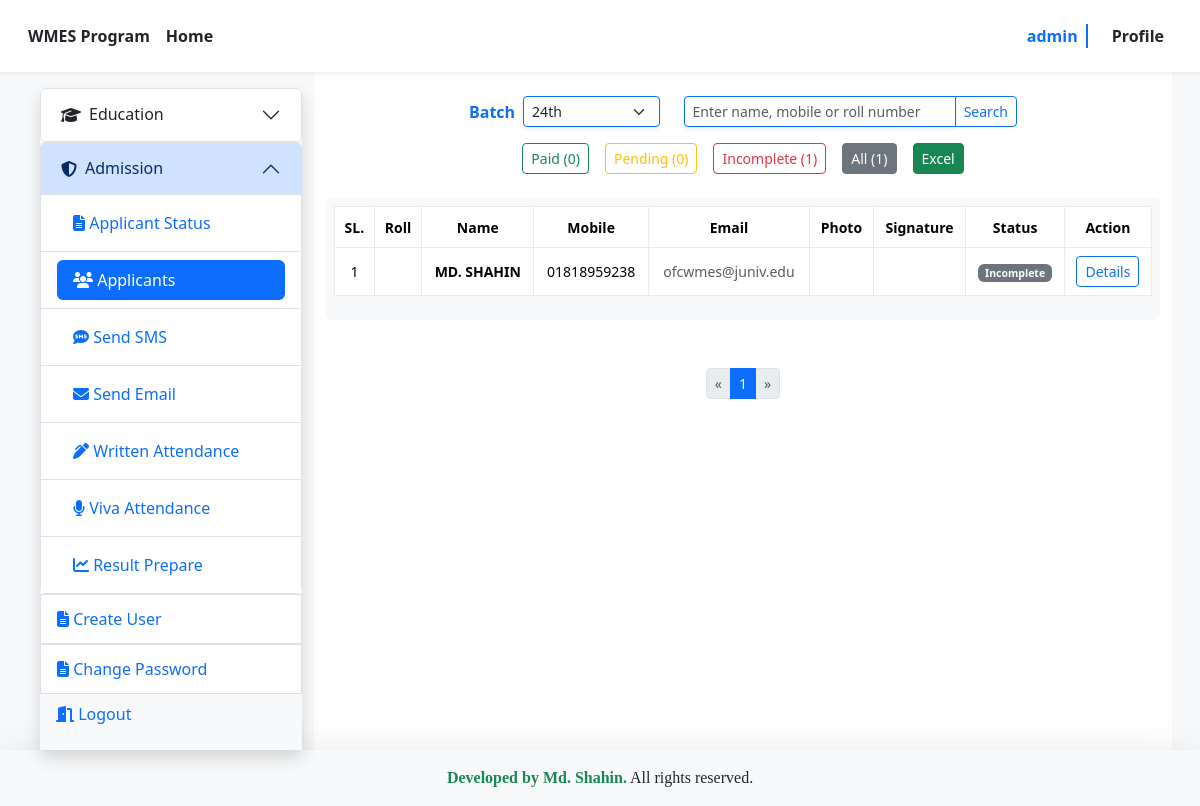
Before: /applicant_list (signed in) with the older database file.
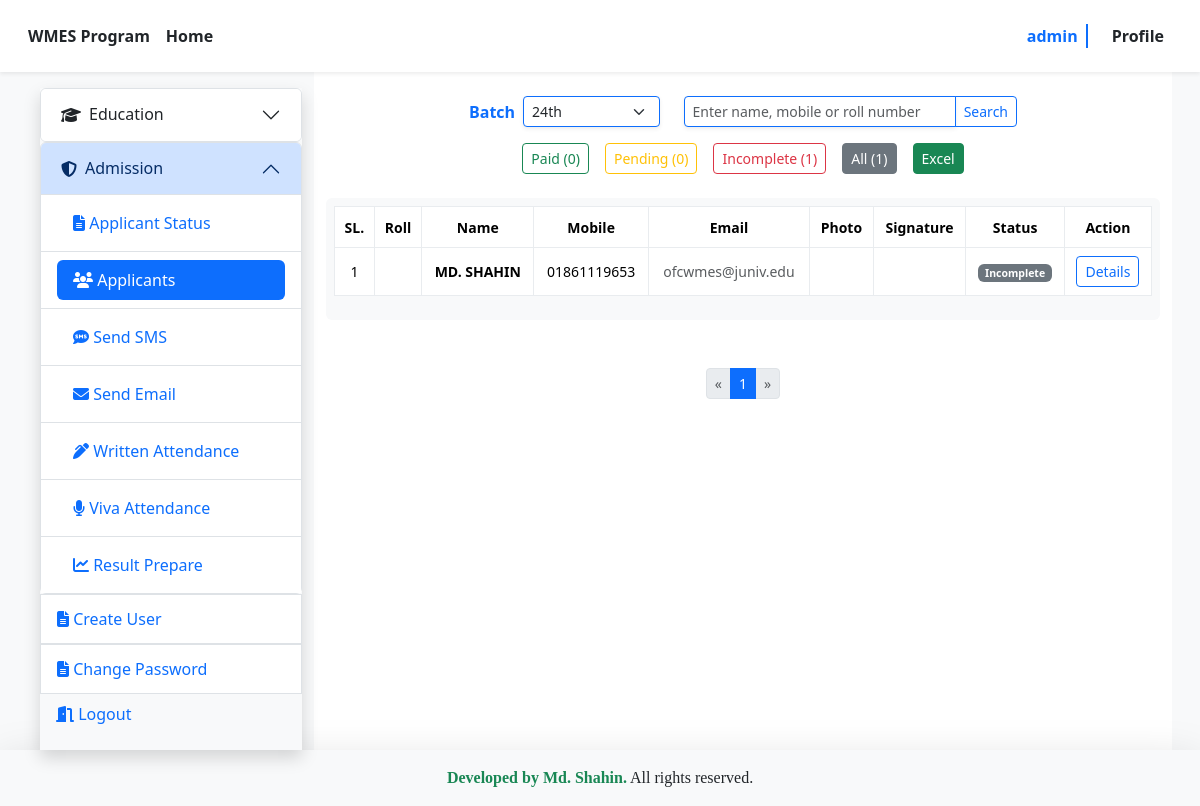
After: the same page with the newer database file.
### accounts/models.py (models this page shows, shortened)
class UserRegistration(AbstractBaseUser, PermissionsMixin):  # ✅ PermissionsMixin যোগ করা হয়েছে যাতে করে এডমিন প্যানেল থেকে গ্রুপ পারমিশন দিতে পারি।
    TEACHER = 'teacher'
    MANAGER = 'manager'
    STUDENT = 'student'
    ACCOUNTANT = 'accountant'
    APPLICANT = 'applicant'
    ROLE_CHOICES = [
        (TEACHER, 'Teacher'),
        (MANAGER, 'Manager'),
        (STUDENT, 'Student'),
        (ACCOUNTANT, 'Accountant'),
        (APPLICANT, 'Applicant'),
    ]
    role = models.CharField(max_length=40, choices=ROLE_CHOICES,)
    full_name = models.CharField(max_length=70, blank=False, null=False)
    username = models.CharField(max_length=10, blank=False, null=False, unique=True,)
    email = models.EmailField(unique=True, blank=False, null=False)
    mobile_number = models.CharField(max_length=15, unique=True, blank=False, null=False, default='mobile')
    intake = models.ForeignKey('admission.Intake', on_delete=models.SET_NULL, null=True, blank=True)
    roll_number = models.CharField(max_length=20, blank=True, null=True, unique=True)
    position_no = models.IntegerField(blank=True, null=True)
    is_email_verified = models.BooleanField(default=False)
    is_active = models.BooleanField(default=True)
    is_staff = models.BooleanField(default=False)
    is_superuser = models.BooleanField(default=False)
    created_at = models.DateTimeField(default=timezone.now)
    updated_at = models.DateTimeField(auto_now=True)
    USERNAME_FIELD = 'email'
    REQUIRED_FIELDS = ['username']
    objects = AccountManager()

### admission/models.py (models this page shows, shortened)
class Intake(models.Model):
    Program_name = models.CharField(max_length=200)
    intake_name = models.CharField(max_length=255)
    degree_name = models.CharField(max_length=255, blank=True, null=True)
    batch_name = models.CharField(max_length=255)
    start_date = models.DateTimeField()
    end_date = models.DateTimeField()
    admit_download = models.DateTimeField()
    admission_test = models.DateTimeField()
    result_publish = models.DateField()
    merit_list_admission = models.CharField(max_length=100, blank=True, null=True)
    waiting_list_admission = models.CharField(max_length=100, blank=True, null=True)
    orientation = models.DateField()
    is_open = models.BooleanField(default=False)
    create_at = models.DateTimeField(default=timezone.now)
    coordinator_signature = models.ImageField(
        upload_to='coordinator_signatures/',
        blank=True,
        null=True
    )

### admission/views.py (the view)
# urls.py: path('applicant_list', applicant_list, name='applicant_list'),
def applicant_list(request):
    if not request.user.is_authenticated or request.user.role != UserRegistration.MANAGER:
        messages.warning(request, "You are not authorized to view this page.")
        return redirect('home')
    batches = Intake.objects.values_list('batch_name', flat=True).distinct()
    latest_intake = Intake.objects.order_by('-create_at').first()
    default_batch = latest_intake.batch_name if latest_intake else None
    selected_batch = request.GET.get('batch_name') or default_batch
    filter_type = request.GET.get('filter')
    applicant_list_query = request.GET.get('applicant_list_query', '').strip()
    applicants = UserRegistration.objects.filter(role=UserRegistration.APPLICANT)
    if selected_batch:
        applicants = applicants.filter(intake__batch_name=selected_batch)
    if applicant_list_query:
        applicants = applicants.filter(
            Q(full_name__icontains=applicant_list_query) |
            Q(mobile_number__icontains=applicant_list_query) |
            Q(roll_number__icontains=applicant_list_query)
        )
    applicants = applicants.annotate(
        has_personal_info=Exists(PersonalInformation.objects.filter(applicant=OuterRef('pk'))),
        has_academic_info=Exists(AcademicQualification.objects.filter(applicant=OuterRef('pk'))),
        has_photo=Exists(Photo.objects.filter(applicant=OuterRef('pk')))
    )
    profile_completed = applicants.filter(
        has_personal_info=True,
        has_academic_info=True,
        has_photo=True
    )
    profile_incomplete = applicants.exclude(
        has_personal_info=True,
        has_academic_info=True,
        has_photo=True
    )
    paid_applicants = applicants.filter(payment__status='Paid')
    pending_applicants = profile_completed.filter(Q(payment__status='Pending') | Q(payment__isnull=True))
    incomplete_applicants = profile_incomplete.filter(Q(payment__status='Pending') | Q(payment__isnull=True))
    if filter_type == 'paid':
        display_applicants = paid_applicants
    elif filter_type == 'pending':
        display_applicants = pending_applicants
    elif filter_type == 'incomplete':
        display_applicants = incomplete_applicants
    else:
        display_applicants = applicants
    total_paid = paid_applicants.count()
    total_pending = pending_applicants.count()
    total_incomplete = incomplete_applicants.count()
    total_all = applicants.count()
    paginator = Paginator(display_applicants.select_related('payment', 'applicant_photo'), 10)
    page_number = request.GET.get('page')
    try:
        page_obj = paginator.get_page(page_number)
    except PageNotAnInteger:
        page_obj = paginator.get_page(1)
    except EmptyPage:
        page_obj = paginator.get_page(paginator.num_pages)
    context = {
        'batches': batches,
        'selected_batch': selected_batch,
        'filter_type': filter_type,
        'page_obj': page_obj,
        'total_paid': total_paid,
        'total_pending': total_pending,
        'total_incomplete': total_incomplete,
        'total_all': total_all,
        'applicant_list_query': applicant_list_query,
    }
    return render(request, 'manager/applicant_list.html', context)

### templates/manager/applicant_list.html (shortened to what this page needs)
{% extends 'accounts/manager_dashboard.html' %}
{% block manager_dashboard %}
<section class="py-4">
  <div class="applicant_list">
    <div class="mb-4">
      <div class="card-body">
        <form method="get" id="filterForm" class=" align-items-center">
          <div class="filter_area">
<div class="row justify-content-center gy-2  mb-3">
  <div class="col-4 col-lg-3 d-flex align-items-center gap-2 justify-content-center">
    <label for="batchSelect" class="form-label text-primary fw-semibold mb-0">Batch</label>
    <select name="batch_name" id="batchSelect" class="form-select form-select-sm border-primary shadow-sm" onchange="this.form.submit()">
      {% for batch in batches %}
        <option value="{{ batch }}" {% if batch == selected_batch %}selected{% endif %}>{{ batch }}</option>
      {% endfor %}
    </select>
  </div>
  <div class="col-8 col-lg-5">
    <div class="input-group input-group-sm">
      <input type="text" name="applicant_list_query" value="{{ applicant_list_query }}" class="form-control border-primary shadow-sm" placeholder="Enter name, mobile or roll number">
      <button type="submit" class="btn btn-outline-primary">Search</button>
    </div>
  </div>
</div>
            <div class="row justify-content-center">
              <div class="col-md-10 text-center">
                <div class="d-flex gap-3 justify-content-center flex-wrap">
                  <a href="?filter=paid&batch_name={{ selected_batch }}&applicant_list_query={{ applicant_list_query }}" class="btn btn-outline-success btn-sm {% if filter_type == 'paid' %}active{% endif %}">Paid ({{ total_paid }})</a>
                  <a href="?filter=pending&batch_name={{ selected_batch }}&applicant_list_query={{ applicant_list_query }}" class="btn btn-outline-warning btn-sm {% if filter_type == 'pending' %}active{% endif %}">Pending ({{ total_pending }})</a>
                  <a href="?filter=incomplete&batch_name={{ selected_batch }}&applicant_list_query={{ applicant_list_query }}" class="btn btn-outline-danger btn-sm {% if filter_type == 'incomplete' %}active{% endif %}">Incomplete ({{ total_incomplete }})</a>
                  <a href="?filter=all&batch_name={{ selected_batch }}&applicant_list_query={{ applicant_list_query }}" class="btn btn-outline-secondary btn-sm {% if filter_type == 'all' or not filter_type %}active{% endif %}">All ({{ total_all }})</a>
                  <a href="{% url 'export_applicants_excel' %}?batch_name={{ selected_batch }}&filter={{ filter_type }}&applicant_list_query={{ applicant_list_query }}" class="btn btn-sm btn-success">Excel</a>
                </div>
              </div>
            </div>
          </div>
        </form>
      </div>
    </div>
<div class="table-responsive bg-light p-2 rounded">
  <table class="table table-hover align-middle table-bordered border-light-subtle bg-white text-center">
    <thead class="bg-primary text-white">
      <tr class="text-nowrap">
        <th><small>SL.</small></th>
        <th><small>Roll</small></th>
        <th><small>Name</small></th>
        <th><small>Mobile</small></th>
        <th><small>Email</small></th>
        <th><small>Photo</small></th>
        <th><small>Signature</small></th>
        <th><small>Status</small></th>
        <th><small>Action</small></th>
      </tr>
    </thead>
    <tbody class="text-nowrap">
      {% for applicant in page_obj %}
        <tr class="align-middle small">
          <td>{{ forloop.counter0|add:page_obj.start_index }}</td>
          <td class="fw-semibold">{{ applicant.roll_number|default_if_none:"" }}</td>
          <td class="fw-semibold">{{ applicant.full_name }}</td>
          <td>{{ applicant.mobile_number }}</td>
          <td class="text-muted">{{ applicant.email }}</td>
          <td>
          </td>
          <td>
          </td>
          <td>
            {% if applicant.has_personal_info and applicant.has_academic_info and applicant.has_photo %}
              {% if applicant.payment and applicant.payment.status == 'Paid' %}
                <span class="badge bg-success">Paid</span>
              {% else %}
                <span class="badge bg-warning text-dark">Pending</span>
              {% endif %}
            {% else %}
              <span class="badge bg-secondary">Incomplete</span>
            {% endif %}
          </td>
          <td>
            <a href="{% url 'applicant_detail' applicant.id %}" target="_blank" class="btn btn-sm btn-outline-primary">Details</a>
          </td>
        </tr>
      {% empty %}
        <tr>
          <td colspan="9" class="text-muted small">No applicants found for selected criteria.</td>
        </tr>
      {% endfor %}
    </tbody>
  </table>
</div>
    <div class="d-flex justify-content-center mt-5">
      <nav>
        <ul class="pagination pagination-sm">
          {% if page_obj.has_previous %}
            <li class="page-item"><a class="page-link" href="?{% if filter_type %}filter={{ filter_type }}&{% endif %}{% if selected_batch %}batch_name={{ selected_batch }}&{% endif %}page={{ page_obj.previous_page_number }}">&laquo;</a></li>
          {% else %}
            <li class="page-item disabled"><span class="page-link">&laquo;</span></li>
          {% endif %}
          {% for num in page_obj.paginator.page_range %}
            {% if page_obj.number == num %}
              <li class="page-item active"><span class="page-link">{{ num }}</span></li>
            {% elif num > page_obj.number|add:'-3' and num < page_obj.number|add:'3' %}
              <li class="page-item"><a class="page-link" href="?{% if filter_type %}filter={{ filter_type }}&{% endif %}{% if selected_batch %}batch_name={{ selected_batch }}&{% endif %}page={{ num }}">{{ num }}</a></li>
            {% endif %}
          {% endfor %}
          {% if page_obj.has_next %}
            <li class="page-item"><a class="page-link" href="?{% if filter_type %}filter={{ filter_type }}&{% endif %}{% if selected_batch %}batch_name={{ selected_batch }}&{% endif %}page={{ page_obj.next_page_number }}">&raquo;</a></li>
          {% else %}
            <li class="page-item disabled"><span class="page-link">&raquo;</span></li>
          {% endif %}
        </ul>
      </nav>
    </div>
  </div>
</section>
{% endblock %}

### templates/components/authorized_navbar.html
<section class="applicant_navbar sticky-top shadow-sm bg-white py-2">
  <nav class="navbar navbar-expand-lg">
    <div class="container-fluid d-flex justify-content-between align-items-center">
      <div class="d-flex align-items-center ms-3 gap-3">
        <span class="fw-bold text-dark d-none d-sm-inline">WMES Program</span>
        <a class="nav-link fw-bold text-dark" href="{% url 'home' %}">Home</a>
      </div>
      <ul class="navbar-nav d-flex flex-row align-items-center gap-3 me-3 mb-0">
        {% if request.user.is_authenticated %}
          <li class="nav-item d-flex align-items-center gap-2">
            <span class="fw-bold text-primary">{{ request.user.username }}</span>
            <span style="border-right: 2px solid #0d6efd; height: 24px;"></span>
          </li>
          <li class="nav-item">
            {% if request.user.role == 'applicant' %}
              <a class="nav-link fw-bold text-dark" href="{% url 'applicant_dashboard' %}">Profile</a>
            {% elif request.user.role == 'teacher' %}
              <a class="nav-link fw-bold text-dark" href="{% url 'teacher_dashboard' %}">Profile</a>
            {% elif request.user.role == 'student' %}
              <a class="nav-link fw-bold text-dark" href="{% url 'student_dashboard' %}">Profile</a>
            {% elif request.user.role == 'manager' %}
              <a class="nav-link fw-bold text-dark" href="{% url 'manager_dashboard' %}">Profile</a>
            {% else %}
              <a class="nav-link fw-bold text-dark" href="#">Profile</a>
            {% endif %}
          </li>
        {% else %}
          <li class="nav-item">
            <a class="nav-link fw-bold text-dark" href="{% url 'login' %}">Login</a>
          </li>
        {% endif %}
      </ul>
    </div>
  </nav>
</section>

Changed rows visible on the page:
changed UserRegistration "MD. SHAHIN": mobile_number "01818959238" → "01861119653"
